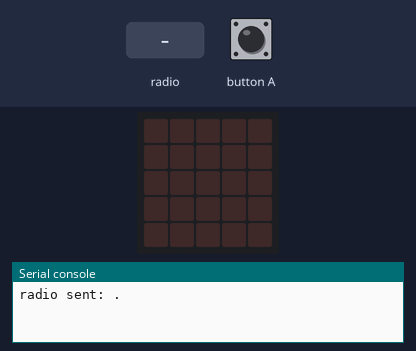
Bench run of a program on a simulated BBC micro:bit (MakeCode). On the bench: the board's 5×5 LED display, the last lines printed to the serial console. The inputs (shaded band) are chosen by the test bench. Random numbers come from a fixed seed; no radio messages arrive unless stated (any console line starting 'radio sent:' is added by the test bench).

Above: at 1.2 s.
1.3 s: radio message "pongy=0" arrives
At 1.7 s:
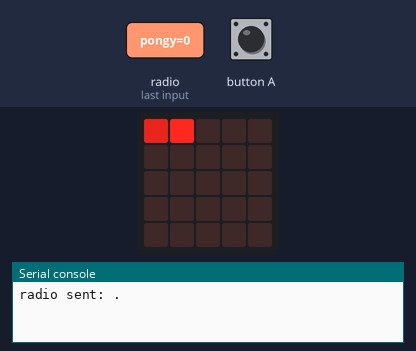
4.3 s: button A pressed for 0.15 s
At 4.62 s:
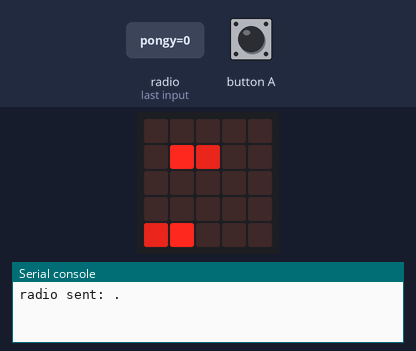
6.8 s: radio message "pongy=1" arrives
At 7.2 s:
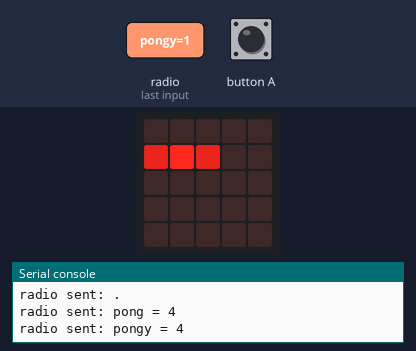
9.8 s: radio message "pongy=100" arrives
At 11.7 s:
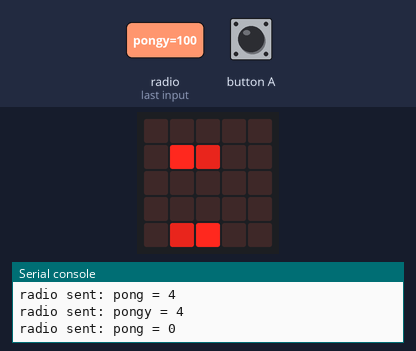
12.8 s: button A pressed for 0.15 s
At 13.13 s:
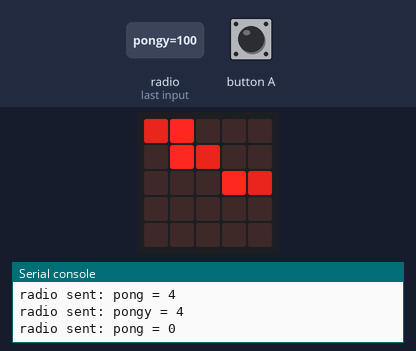
15.8 s: radio message "pong=100" arrives
At 16.2 s:
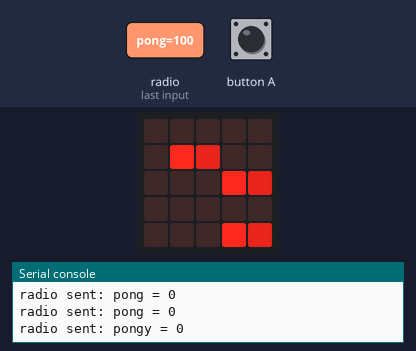
Timing chart, 0 to 18.8 s (numbered marks = the images above; inputs shaded):
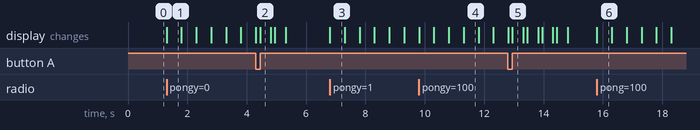

The program:

main.ts
```typescript
input.onButtonPressed(Button.A, function () {
    pong = game.createSprite(0, randint(0, 4))
    pongshadow = game.createSprite(0, pong.get(LedSpriteProperty.Y))
    pongshadow.change(LedSpriteProperty.Brightness, -70)
    for (let index = 0; index < 4; index++) {
        pong.change(LedSpriteProperty.X, 1)
        basic.pause(500)
        pongshadow.change(LedSpriteProperty.X, 1)
    }
    pong.delete()
    radio.sendValue("pongy", pong.get(LedSpriteProperty.Y))
    pongshadow.delete()
})
radio.onReceivedValue(function (name, value) {
    if (name == "pongy") {
        pong = game.createSprite(0, value)
        pongshadow = game.createSprite(0, value)
        pongshadow.change(LedSpriteProperty.Brightness, -70)
        for (let index = 0; index < 4; index++) {
            pong.change(LedSpriteProperty.X, 1)
            basic.pause(500)
            pongshadow.change(LedSpriteProperty.X, 1)
        }
        pong.delete()
        pongshadow.delete()
        pong = game.createSprite(4, randint(0, 4))
        pongshadow = game.createSprite(4, pong.get(LedSpriteProperty.Y))
        pongshadow.change(LedSpriteProperty.Brightness, -70)
        for (let index = 0; index < 4; index++) {
            pong.change(LedSpriteProperty.X, -1)
            basic.pause(500)
            pongshadow.change(LedSpriteProperty.X, -1)
        }
        pong.delete()
        radio.sendValue("pong", pong.get(LedSpriteProperty.Y))
        pongshadow.delete()
    } else {
        pong = game.createSprite(4, value)
        pongshadow = game.createSprite(4, value)
        pongshadow.change(LedSpriteProperty.Brightness, -70)
        for (let index = 0; index < 4; index++) {
            pong.change(LedSpriteProperty.X, -1)
            basic.pause(500)
            pongshadow.change(LedSpriteProperty.X, -1)
        }
        pong.delete()
        pongshadow.delete()
        pong = game.createSprite(0, randint(0, 4))
        pongshadow = game.createSprite(0, pong.get(LedSpriteProperty.Y))
        pongshadow.change(LedSpriteProperty.Brightness, -70)
        for (let index = 0; index < 4; index++) {
            pong.change(LedSpriteProperty.X, 1)
            basic.pause(500)
            pongshadow.change(LedSpriteProperty.X, 1)
        }
        pong.delete()
        radio.sendValue("pongy", pong.get(LedSpriteProperty.Y))
        pongshadow.delete()
    }
})
let pongshadow: game.LedSprite = null
let pong: game.LedSprite = null
radio.setGroup(1)
radio.sendString(".")
basic.forever(function () {

})
```

test.ts
```typescript
// tests gaan hier; deze zal niet worden gecompileerd wanneer dit pakket wordt gebruikt als extensie.
```

Measured:
- after the input at 1.3 s, the display: changes at once (image 1)
- after the input at 6.8 s, the display: changes at once (image 3)
- after the input at 15.8 s, the display: changes at once (image 6)
- what the display in image 1 shows lasts 0.5 s, from 1.3 s to 1.8 s
